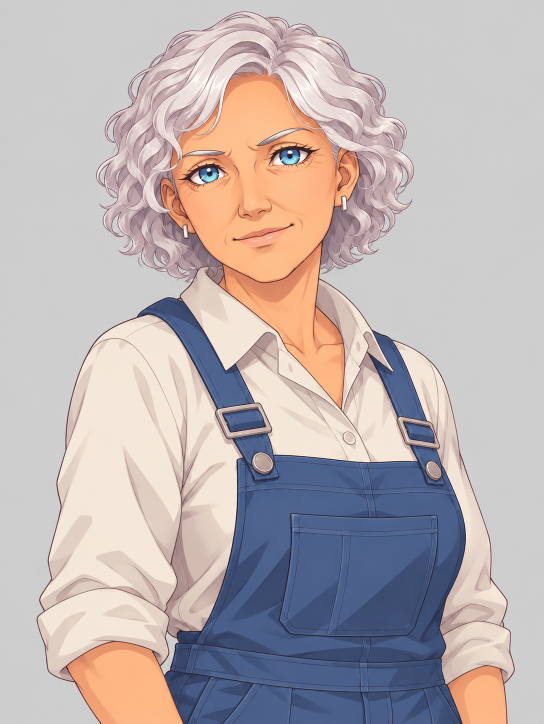
#> input picture assets/gen/kate_overalls_0.png, 1087 x 1447 px (shown at 1/2 size)
$ python _kate_smile_diff.py
#> lines starting #> are read from the running program, lines starting #| are printed output that depends on the picture
# -*- coding: utf-8 -*-
"""Катя smile vs база: где именно отличия (должно быть только лицо)."""
import os
import numpy as np
from PIL import Image

HERE = os.path.dirname(os.path.abspath(__file__))
GEN = os.path.join(HERE, 'assets', 'gen')
base = Image.open(os.path.join(GEN, 'kate_overalls_0.png')).convert('RGB')
#> base is the input picture: PIL image 1087x1447 RGB; mean R, G, B 188.1, 177.9, 177.9
B = np.asarray(base, np.float32)
h, w, _ = B.shape
#> h = 1447; w = 1087

for nm, p in [('kate_smile', os.path.join(GEN, '_kate_v2', 'kate_smile__gpt-image-2_0.png')),
              ('kate_sad (эталон поведения)', os.path.join(GEN, 'kate_sad_0.png'))]:
    im = Image.open(p).convert('RGB')
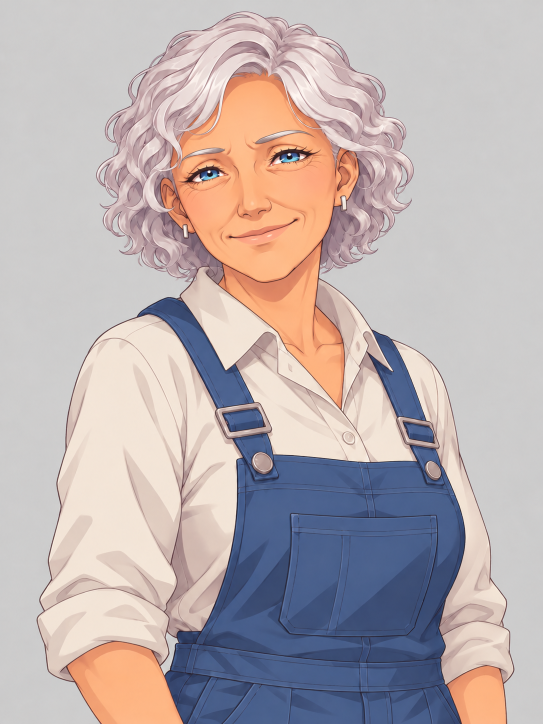
#> input picture assets/gen/_kate_v2/kate_smile__gpt-image-2_0.png, 1086 x 1448 px (shown at 1/2 size)
#> im is the input picture: PIL image 1086x1448 RGB; mean R, G, B 187.4, 176.2, 176.6
    if im.size != base.size:
        im = im.resize(base.size, Image.LANCZOS)
#> im: PIL image 1087x1447 RGB
    A = np.asarray(im, np.float32)
    d = np.abs(A - B).mean(2)
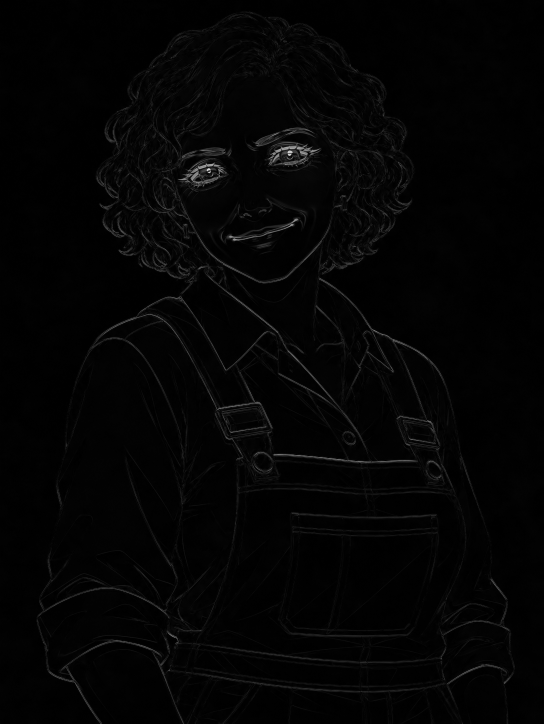
#> d: shape (1447, 1087) float32 (shown at 1/2 size); min 0, max 231.7, mean 4.1
    print('==', nm, 'mean=%.1f >40: %.1f%%' % (d.mean(), 100 * (d > 40).mean()))
#| == kate_smile mean=4.1 >40: 1.5%
    for gy in range(4):
        row = ''
        for gx in range(4):
            cell = d[gy * h // 4:(gy + 1) * h // 4, gx * w // 4:(gx + 1) * w // 4]
            row += '%6.1f' % (100 * (cell > 40).mean())
        print('   ', row)
#> pass 2 of the loop `for nm, p in [('kate_smile', os.path.join(GEN, '_kate_v2', 'kate_smile..`:
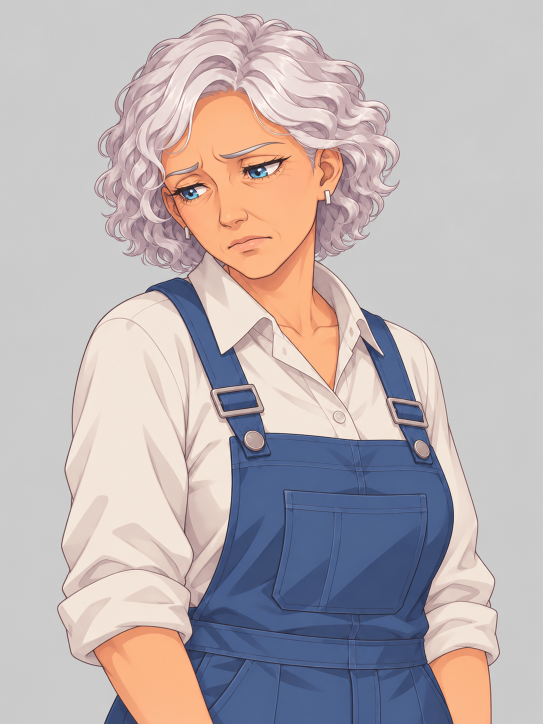
#> input picture assets/gen/kate_sad_0.png, 1086 x 1448 px (shown at 1/2 size)
#> im is the input picture: PIL image 1086x1448 RGB; mean R, G, B 187.2, 177.5, 179.3
#> im: PIL image 1087x1447 RGB
#> `d = np.abs(A - B).mean(2)`:
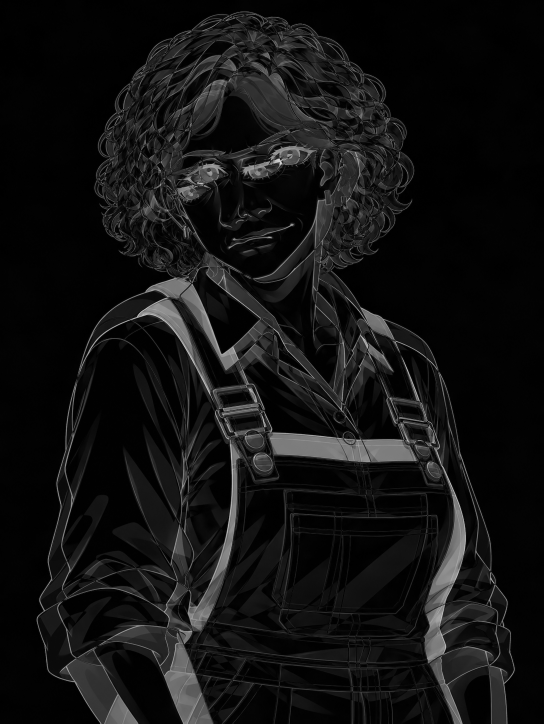
#> d: shape (1447, 1087) float32 (shown at 1/2 size); min 0, max 223, mean 18.3
#| == kate_sad (эталон поведения) mean=18.3 >40: 14.8%
